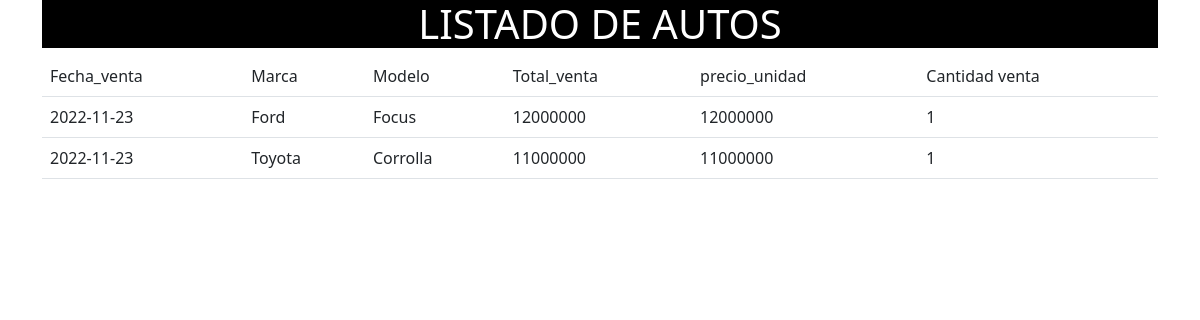
The page /tabla_compra/index.php on the database its author committed.
### tables this page shows
CREATE TABLE `modelo` (
  `id_modelo` int(10) NOT NULL,
  `nombre_modelo` varchar(25) NOT NULL,
  `Stock_modelo` int(11) NOT NULL,
  `precio_unidad` int(10) NOT NULL,
  `fk_marca` int(10) NOT NULL
);

CREATE TABLE `ventas` (
  `id_venta` int(11) NOT NULL,
  `cantidad_venta` int(11) NOT NULL,
  `total_venta` int(11) NOT NULL,
  `fk_modelo` int(11) NOT NULL,
  `fecha_venta` date NOT NULL
);

CREATE TABLE `marca` (
  `id_marca` int(10) NOT NULL,
  `nombre_marca` varchar(25) NOT NULL
);

### tabla_compra/index.php (the view, shortened to what this page needs)
<?php
$conexion = mysqli_connect('localhost','root','','autos');
?>
<!DOCTYPE html>
<html lang="en">
<head>
    <link href="https://cdn.jsdelivr.net/npm/bootstrap@5.2.3/dist/css/bootstrap.min.css" rel="stylesheet">
</head>
<body>
<div class="container">
        <h1 class="text-center" style="background-color: black; color:white">LISTADO DE AUTOS</h1>
    </div>
    <div class="container">
    <table class="table">
        <tr>
            <td scope="col">Fecha_venta</td>
            <td scope="col">Marca</td>
            <td scope="col">Modelo</td>
            <td scope="col">Total_venta</td>
            <td scope="col">precio_unidad</td>
            <td scope="col">Cantidad venta</td>
        </tr>
        <?php
        $sql = "SELECT * FROM modelo m INNER JOIN marca mc INNER JOIN ventas v ON m.fk_marca = mc.id_marca AND v.fk_modelo = m.id_modelo";
        $result = mysqli_query($conexion,$sql);
        while($mostrar = mysqli_fetch_array($result)){
        ?>
        <tr>
            <td><?php echo $mostrar['fecha_venta']?></td>
            <td><?php echo $mostrar['nombre_marca']?></td>
            <td><?php echo $mostrar['nombre_modelo']?></td>
            <td><?php echo $mostrar['precio_unidad']?></td>
            <td><?php echo $mostrar['total_venta']?></td>
            <td><?php echo $mostrar['cantidad_venta']?></td>
        </tr>
        <?php
        }
        ?>
    </table>
</body>
</html>

### rows shown on the page
modelo: ventas.fecha_venta "2022-11-23", fk_marca.nombre_marca "Ford", nombre_modelo "Focus", precio_unidad "12000000", ventas.total_venta "12000000", ventas.cantidad_venta "1"
modelo: ventas.fecha_venta "2022-11-23", fk_marca.nombre_marca "Toyota", nombre_modelo "Corrolla", precio_unidad "11000000", ventas.total_venta "11000000", ventas.cantidad_venta "1"
